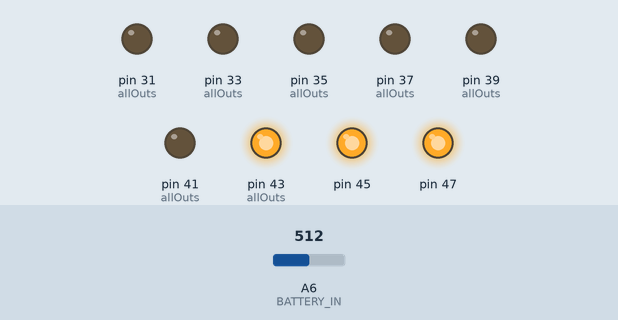
The sketch below on a simulated Arduino Mega 2560, built with avr-gcc and run on an emulated ATmega2560. Shown: output pins drawn as LEDs (lit = HIGH). The test bench sets the inputs (shaded band); at power-on: A6 (BATTERY_IN) = 512.

Above: at 1.2 s.
1.3 s: A6 (BATTERY_IN) set to 536
At 1.8 s:
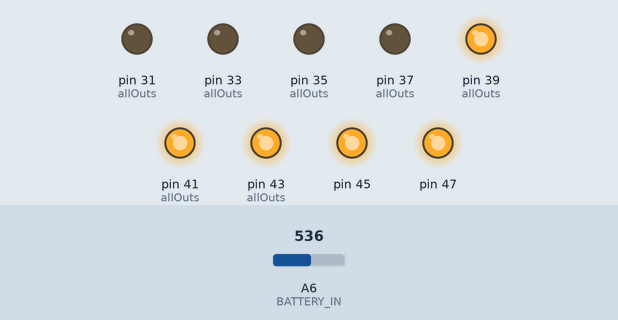
2.8 s: A6 (BATTERY_IN) set to 566
4.3 s: A6 (BATTERY_IN) set to 586
At 5.2 s:
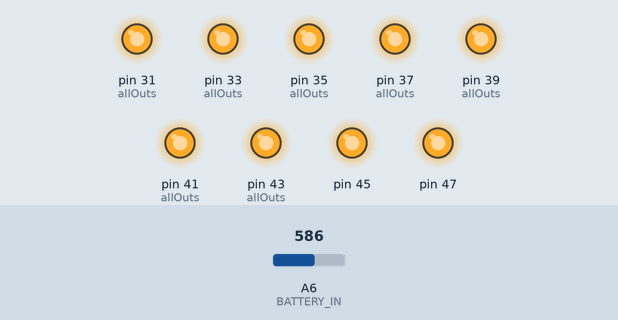
5.8 s: A6 (BATTERY_IN) set to 306
At 6.4 s:
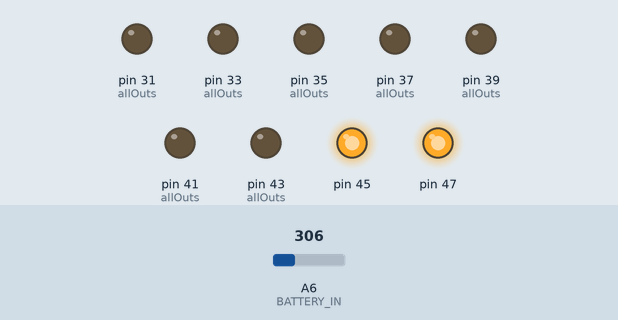
7.3 s: A6 (BATTERY_IN) set to 511
At 8.5 s:
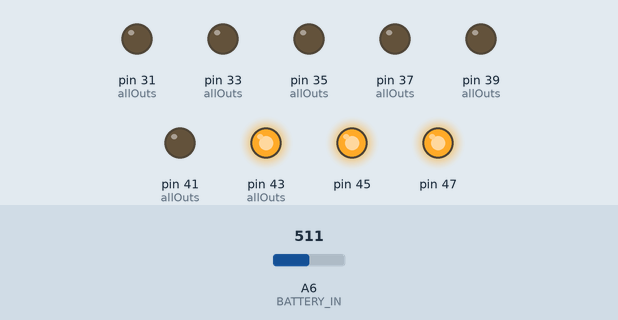
8.8 s: A6 (BATTERY_IN) set to 716
At 9.9 s:
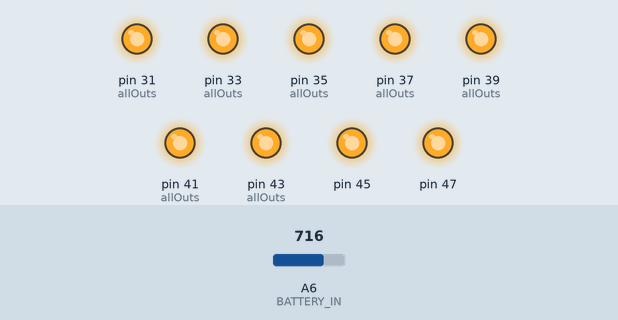
Timing chart, 0 to 11.3 s (numbered marks = the images above; inputs shaded):
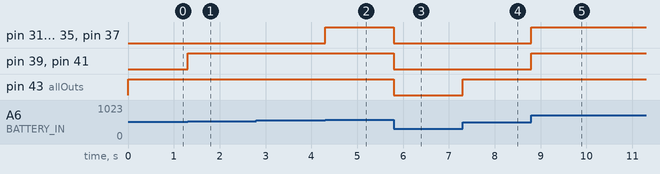

Measured:
- the behaviour switches between 526 and 527 on A6 (BATTERY_IN) (found by bisection; images 0 and 1)
- the behaviour switches between 572 and 573 on A6 (BATTERY_IN) (found by bisection; images 1 and 2)
- after the input at 1.3 s, pin 39 (allOuts), pin 41 (allOuts): LOW → HIGH at once
- after the input at 2.8 s, every drawn part: stays the same
- after the input at 4.3 s, pin 31 (allOuts), pin 33 (allOuts), pin 35 (allOuts), pin 37 (allOuts): LOW → HIGH at once
- after the input at 5.8 s, pin 31 (allOuts), pin 33 (allOuts), pin 35 (allOuts), pin 37 (allOuts), pin 39 (allOuts), pin 41 (allOuts), pin 43 (allOuts): HIGH → LOW at once
- after the input at 7.3 s, pin 43 (allOuts): LOW → HIGH at once
- after the input at 8.8 s, pin 31 (allOuts), pin 33 (allOuts), pin 35 (allOuts), pin 37 (allOuts), pin 39 (allOuts), pin 41 (allOuts): LOW → HIGH at once

The sketch:

Padme.ino
```cpp
//#include <can.h>

//#define TEST_MODE

#ifdef TEST_MODE
  // TESTING LED VALUES
  // CUT 1
  const int SPEED_SENSE_OUT = 14;
  const int TEMP_SENSE_OUT = 15;
  const int POT_SENSE_OUT = 16;
  const int BRAKE_PRESSURE_OUT = 17;
  // CUT 2
  const int RAD_FAN_OUT  = 18;
  const int BRAKELIGHT_OUT = 19;
  // FINAL CUT
  const int COOLANT_PUMP_OUT = 20;
#else
  // REAL PORTS
  // CUT 1
  const int SPEED_SENSE_OUT = 33;
  const int TEMP_SENSE_OUT = 35;
  const int POT_SENSE_OUT = 31;
  const int BRAKE_PRESSURE_OUT = 37;
  // CUT 2
  const int RAD_FAN_OUT  = 41;
  const int BRAKELIGHT_OUT = 39;
  // FINAL CUT
  const int COOLANT_PUMP_OUT = 43;
#endif

#define BATTERY_IN A6
#define VOLT_MULT 4
const float HYSTER = 0.2;

#define NUM_CUTS 3

const float cutVoltages[NUM_CUTS] = {10.0, 10.5, 11.0};
// everything at or below the given index will be cut
// if the voltage drops below the threshold;
// read it as 'the first N in the array will stay on'
// 3 no sensors
// 1 just the coolant pump
// 0 everything off
const int cutIndexes[NUM_CUTS] = {0, 1, 3};


int allOuts[] = {COOLANT_PUMP_OUT,

                BRAKELIGHT_OUT, RAD_FAN_OUT,

                BRAKE_PRESSURE_OUT, POT_SENSE_OUT,
                TEMP_SENSE_OUT, SPEED_SENSE_OUT};


#define ALLOUTS_LEN sizeof(allOuts) / sizeof(int)


float batteryVoltage() {
  float sensorValue = analogRead(BATTERY_IN);
  float voltage = sensorValue * (5.0 / 1023.0);
  voltage *= VOLT_MULT;
  return voltage;
}


void setCutoff(int cutoffIdx)
{
  for (int i = 0; i < ALLOUTS_LEN; i++)
  {
      digitalWrite(allOuts[i], (i < cutoffIdx) ? HIGH : LOW);

  }
}

void setup() {

  for (int i = 0; i < ALLOUTS_LEN; i++)
  {
    pinMode(allOuts[i], OUTPUT);
  }
  pinMode(45, OUTPUT);
  digitalWrite(45, HIGH);
  pinMode(47, OUTPUT);
  digitalWrite(47, HIGH);
  setCutoff(ALLOUTS_LEN);
  //Serial.begin(9600);
}


void loop() {

  float currentVoltage = batteryVoltage();


  // boolean canSaysCarFucked = can_read(ADDR_CAR_STATUS_BIT);
  //if(canSaysCarFucked)
  //{
  //   while(true)
  //   {
  //     // kill everything until reset
  //     // 31-47
  //     for(int idx = 31; idx < 49; idx += 2)
  //     {
  //       digitalWrite(idx, LOW);
  //     }
  //   }
  //}

  int currentCuts = false;

  for(int idx = 0; idx < NUM_CUTS; idx++)
  {

    if(currentVoltage < (cutVoltages[idx] + HYSTER))
    {
      currentCuts = true;
      if (currentVoltage < (cutVoltages[idx] - HYSTER))
      {
        setCutoff(cutIndexes[idx]);
        break;
      }

    }
  }

  if(!currentCuts)
  {
     setCutoff(ALLOUTS_LEN);

  }
  //setCutoff(0);
}
```
